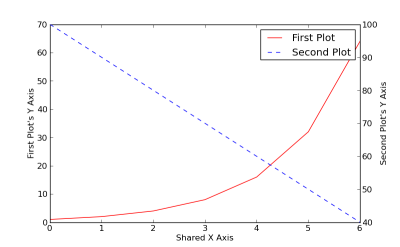

The Python source for this figure:
line1 = Line()
line1.xValues = range(7)
line1.yValues = [1, 2, 4, 8, 16, 32, 64]
line1.label = "First Plot"
line1.lineStyle = "-"
line1.color = "red"

line2 = Line()
line2.xValues = range(7)
line2.yValues = [100, 90, 80, 70, 60, 50, 40]
line2.label = "Second Plot"
line2.lineStyle = "--"
line2.color = "blue"

plot = Plot()
plot.add(line1)
plot.add(line2)
plot.xLabel = "Shared X Axis"
plot.yLabel = "First Plot's Y Axis"
plot.setTwinX("Second Plot's Y Axis", 1)
plot.hasLegend()

plot.save("twinx.png")
